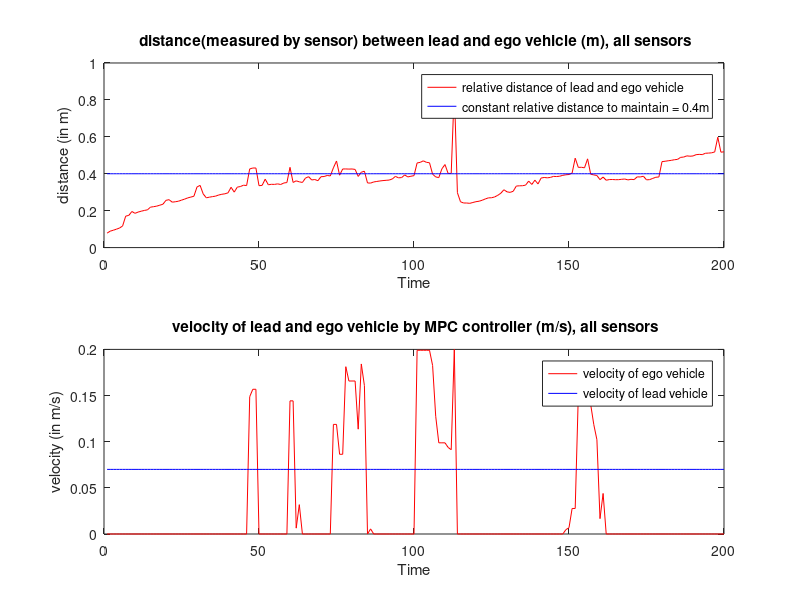

The MATLAB source for this figure: (Note: this script raises an error after producing the figure.)
clear all, close all, clc

const_dist = 0.4;
%% loading data for constant velocity 0.07 m/s with MPC controller, all sensors frame rate =16

ego_bot_vel_pt07_load = load('V_x_relsave_plot_all_const.mat');
ego_bot_vel_pt07 = ego_bot_vel_pt07_load.V_x_rel_save;
ego_bot_dist_pt07_load = load('x_relsave_plot_all_const.mat');
ego_bot_dist_pt07 = ego_bot_dist_pt07_load.x_rel_save(1,1:end);

%error_dist_pt07 = ego_bot_dist_pt07 - const_dist;

%%% plotting the data for constant velocity 0.07m/s %%%
indx_pt07 = 1:length(ego_bot_vel_pt07);
%zero_dist_plot = zeros(length(ego_bot_vel_pt07),1);
const_dist_plot = const_dist*ones(length(ego_bot_vel_pt07),1);
const_vel_plot = 0.07*ones(length(ego_bot_vel_pt07),1);

figure(1)
hold on
ax(1) = subplot(2,1,1);
plot(indx_pt07(1:200), ego_bot_dist_pt07(1:200), 'r', indx_pt07(1:200), const_dist_plot(1:200), 'b')
xlabel('Time')
ylabel('distance (in m)')
title(' distance(measured by sensor) between lead and ego vehicle (m), all sensors')
legend('relative distance of lead and ego vehicle', 'constant relative distance to maintain = 0.4m')
ax(2) = subplot(2,1,2);
plot(indx_pt07(1:200), ego_bot_vel_pt07(1:200), 'r', indx_pt07(1:200), const_vel_plot(1:200), 'b')
xlabel('Time')
ylabel('velocity (in m/s)')
title(' velocity of lead and ego vehicle by MPC controller (m/s), all sensors')
legend('velocity of ego vehicle', 'velocity of lead vehicle')
hold off

%% loading data for variable velocity with MPC controller, all sensors frame rate =16

ego_bot_vel_pt07_load = load('V_x_relsave_plot_all_step.mat');
ego_bot_vel_pt07 = ego_bot_vel_pt07_load.V_x_rel_save;
ego_bot_dist_pt07_load = load('x_relsave_plot_all_step.mat');
ego_bot_dist_pt07 = ego_bot_dist_pt07_load.x_rel_save(1,1:end);

%error_dist_pt07 = ego_bot_dist_pt07 - const_dist;
lead_vel_vari = rosbag('test_rosbag_variable_vel.bag');
lead_vel_vari_select = select(lead_vel_vari,'Topic','/cmd_vel');
msgStructs = readMessages(lead_vel_vari_select,'DataFormat','struct');
lead_bot_vel_vari =[];
for i = 1:2:length(msgStructs)
    lead_bot_vel_vari = [lead_bot_vel_vari, msgStructs{i, 1}.Linear.X];
end

ego_bot_vel_vari_load=load('Sensor_Speed_Trace_StepVel.mat');
lead_bot_vel_vari = ego_bot_vel_vari_load.lead_bot_vel_vari;
%const_dist_plot = const_dist*ones(length(ego_bot_dist_vari),1);

const_vel_plot = 0.2*ones(length(lead_bot_vel_vari),1);
shift_arry_7_ele = lead_bot_vel_vari(1:30);
lead_bot_vel_vari = [shift_arry_7_ele, lead_bot_vel_vari];
lead_bot_vel_vari = [lead_bot_vel_vari, const_vel_plot'];
indx_pt07 = 1:length(lead_bot_vel_vari);



figure(2)
hold on
ax(1) = subplot(2,1,1);
plot(indx_pt07(1:160), ego_bot_dist_pt07(1:160), 'r', indx_pt07(1:160), const_dist_plot(1:160), 'b')
xlabel('Time')
ylabel('distance (in m)')
title(' distance(measured by sensor) between lead and ego vehicle (m), all sensors')
legend('relative distance of lead and ego vehicle', 'constant relative distance to maintain = 0.4m')
ax(2) = subplot(2,1,2);
plot(indx_pt07(1:160), ego_bot_vel_pt07(1:160), 'r', indx_pt07(1:160), lead_bot_vel_vari(1:160), 'b')
xlabel('Time')
ylabel('velocity (in m/s)')
title(' step velocity of lead and ego vehicle by MPC controller (m/s), all sensors')
legend('velocity of ego vehicle', 'velocity of lead vehicle')
hold off
